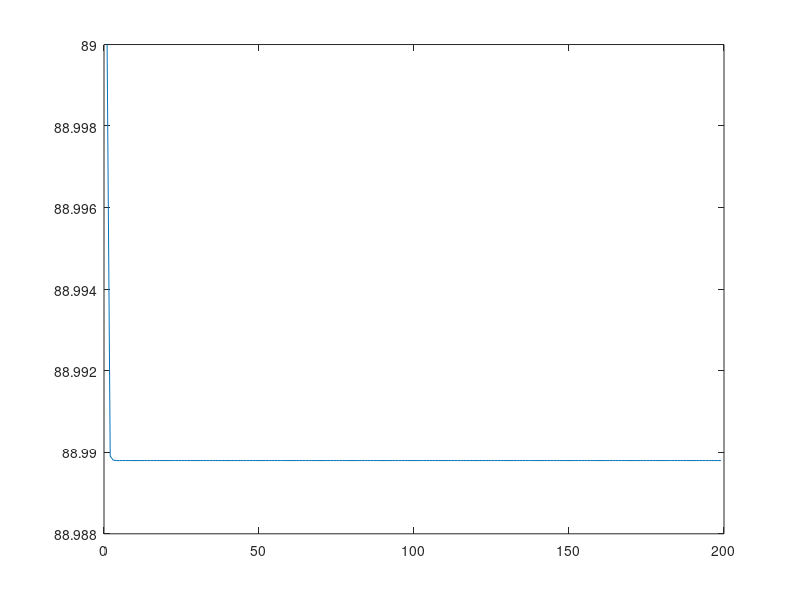

MATLAB code for this plot:
clc;
clear all;

rint = 30;
rmem = 10;
rext = 50;

Vap = .150; %volts

stages = 200;

data = [];

Iin = [];
Vrmem = [];

req = rint + rmem + rext; %initialize req for 1 stage

for i = 1 : (stages - 1)
    req_prev = req*(rmem)/(rmem + req);
    req = req_prev + rint + rext;
    Iin(i) = Vap / req;
    Imem(i) = Iin(i) * (req)/(rmem + req);
    Iout(i) = Iin(i) * (rmem)/(rmem + req);
    Vmem(i) = Imem(i) * rmem;
    data(i) = req;
end

x = [1:length(data)];
plot(x,data);

disp(req);
disp(Vmem);